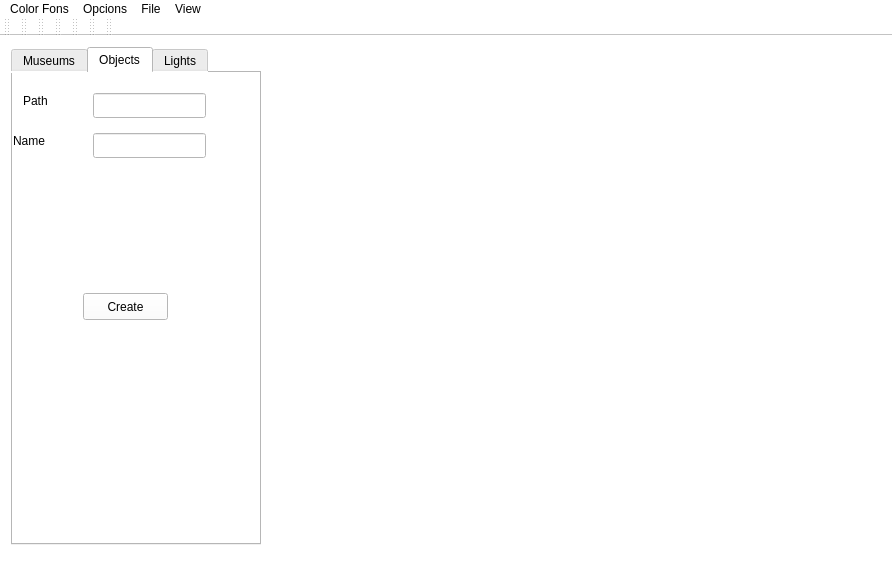
<?xml version="1.0" encoding="UTF-8"?>
<ui version="4.0">
 <class>UIGC2</class>
 <widget class="QMainWindow" name="UIGC2">
  <property name="geometry">
   <rect>
    <x>0</x>
    <y>0</y>
    <width>892</width>
    <height>578</height>
   </rect>
  </property>
  <property name="windowTitle">
   <string>UIGC2</string>
  </property>
  <property name="styleSheet">
   <string notr="true">background-color: rgb(255, 255, 255);
</string>
  </property>
  <widget class="QWidget" name="centralWidget">
   <layout class="QHBoxLayout" name="horizontalLayout">
    <item>
     <layout class="QHBoxLayout" name="horizontalLayout_2" stretch="0">
      <property name="spacing">
       <number>0</number>
      </property>
      <property name="sizeConstraint">
       <enum>QLayout::SetDefaultConstraint</enum>
      </property>
      <property name="margin">
       <number>0</number>
      </property>
      <item>
       <widget class="QTabWidget" name="tabWidget">
        <property name="sizePolicy">
         <sizepolicy hsizetype="Fixed" vsizetype="Expanding">
          <horstretch>0</horstretch>
          <verstretch>0</verstretch>
         </sizepolicy>
        </property>
        <property name="minimumSize">
         <size>
          <width>250</width>
          <height>0</height>
         </size>
        </property>
        <property name="maximumSize">
         <size>
          <width>250</width>
          <height>16777215</height>
         </size>
        </property>
        <property name="currentIndex">
         <number>1</number>
        </property>
        <widget class="QWidget" name="tab_3">
         <property name="accessibleName">
          <string/>
         </property>
         <attribute name="title">
          <string>Museums</string>
         </attribute>
        </widget>
        <widget class="QWidget" name="tab_4">
         <attribute name="title">
          <string>Objects</string>
         </attribute>
         <widget class="QLineEdit" name="pathEdit">
          <property name="geometry">
           <rect>
            <x>80</x>
            <y>20</y>
            <width>113</width>
            <height>25</height>
           </rect>
          </property>
         </widget>
         <widget class="QPushButton" name="createNewObjectButton">
          <property name="geometry">
           <rect>
            <x>70</x>
            <y>220</y>
            <width>85</width>
            <height>27</height>
           </rect>
          </property>
          <property name="text">
           <string>Create</string>
          </property>
         </widget>
         <widget class="QLabel" name="pathLabel">
          <property name="geometry">
           <rect>
            <x>10</x>
            <y>20</y>
            <width>58</width>
            <height>15</height>
           </rect>
          </property>
          <property name="text">
           <string>Path</string>
          </property>
         </widget>
         <widget class="QLineEdit" name="nameEdit">
          <property name="geometry">
           <rect>
            <x>80</x>
            <y>60</y>
            <width>113</width>
            <height>25</height>
           </rect>
          </property>
         </widget>
         <widget class="QLabel" name="nameLabel">
          <property name="geometry">
           <rect>
            <x>0</x>
            <y>60</y>
            <width>58</width>
            <height>15</height>
           </rect>
          </property>
          <property name="text">
           <string>Name</string>
          </property>
         </widget>
        </widget>
        <widget class="QWidget" name="tab">
         <attribute name="title">
          <string>Lights</string>
         </attribute>
         <widget class="QWidget" name="horizontalLayoutWidget">
          <property name="geometry">
           <rect>
            <x>0</x>
            <y>230</y>
            <width>251</width>
            <height>31</height>
           </rect>
          </property>
          <layout class="QHBoxLayout" name="horizontalLayout_3">
           <item>
            <widget class="QLabel" name="label_6">
             <property name="text">
              <string>Potency</string>
             </property>
            </widget>
           </item>
           <item>
            <widget class="QSlider" name="potenciaSlider">
             <property name="orientation">
              <enum>Qt::Horizontal</enum>
             </property>
            </widget>
           </item>
          </layout>
         </widget>
         <widget class="QWidget" name="layoutWidget">
          <property name="geometry">
           <rect>
            <x>0</x>
            <y>0</y>
            <width>241</width>
            <height>95</height>
           </rect>
          </property>
          <layout class="QGridLayout" name="gridLayout">
           <item row="1" column="0">
            <widget class="QComboBox" name="lightList">
             <item>
              <property name="text">
               <string>Number</string>
              </property>
             </item>
             <item>
              <property name="text">
               <string>0</string>
              </property>
             </item>
             <item>
              <property name="text">
               <string>1</string>
              </property>
             </item>
             <item>
              <property name="text">
               <string>2</string>
              </property>
             </item>
             <item>
              <property name="text">
               <string>3</string>
              </property>
             </item>
             <item>
              <property name="text">
               <string>4</string>
              </property>
             </item>
             <item>
              <property name="text">
               <string>5</string>
              </property>
             </item>
             <item>
              <property name="text">
               <string>6</string>
              </property>
             </item>
            </widget>
           </item>
           <item row="0" column="2">
            <widget class="QPushButton" name="addLight">
             <property name="text">
              <string>Add</string>
             </property>
            </widget>
           </item>
           <item row="2" column="2">
            <widget class="QPushButton" name="deleteLight">
             <property name="text">
              <string>Delete</string>
             </property>
            </widget>
           </item>
           <item row="0" column="0">
            <widget class="QLabel" name="label_3">
             <property name="text">
              <string>Light</string>
             </property>
            </widget>
           </item>
          </layout>
         </widget>
         <widget class="QWidget" name="layoutWidget1">
          <property name="geometry">
           <rect>
            <x>0</x>
            <y>140</y>
            <width>251</width>
            <height>95</height>
           </rect>
          </property>
          <layout class="QGridLayout" name="gridLayout_3">
           <item row="1" column="1">
            <widget class="QDoubleSpinBox" name="rLight"/>
           </item>
           <item row="1" column="2">
            <widget class="QDoubleSpinBox" name="gLight"/>
           </item>
           <item row="0" column="1">
            <widget class="QLabel" name="label_5">
             <property name="text">
              <string>Color (R, G, B, A)</string>
             </property>
            </widget>
           </item>
           <item row="0" column="2">
            <widget class="QPushButton" name="paintLight">
             <property name="text">
              <string>Paint</string>
             </property>
            </widget>
           </item>
           <item row="2" column="2">
            <widget class="QDoubleSpinBox" name="aLight"/>
           </item>
           <item row="2" column="1">
            <widget class="QDoubleSpinBox" name="bLight"/>
           </item>
          </layout>
         </widget>
         <widget class="QWidget" name="layoutWidget2">
          <property name="geometry">
           <rect>
            <x>0</x>
            <y>80</y>
            <width>250</width>
            <height>62</height>
           </rect>
          </property>
          <layout class="QGridLayout" name="gridLayout_2">
           <item row="2" column="1">
            <widget class="QDoubleSpinBox" name="xPos"/>
           </item>
           <item row="2" column="2">
            <widget class="QDoubleSpinBox" name="yPos"/>
           </item>
           <item row="2" column="3">
            <widget class="QDoubleSpinBox" name="zPos"/>
           </item>
           <item row="1" column="1">
            <widget class="QLabel" name="label_4">
             <property name="text">
              <string>Pos (X, Y, Z)  </string>
             </property>
            </widget>
           </item>
           <item row="1" column="2">
            <widget class="QPushButton" name="moveLight">
             <property name="text">
              <string>Move</string>
             </property>
            </widget>
           </item>
          </layout>
         </widget>
        </widget>
       </widget>
      </item>
     </layout>
    </item>
    <item>
     <widget class="GLWidget" name="contextGL" native="true">
      <property name="minimumSize">
       <size>
        <width>600</width>
        <height>0</height>
       </size>
      </property>
      <widget class="glwidgetmap" name="widget" native="true">
       <property name="geometry">
        <rect>
         <x>10</x>
         <y>10</y>
         <width>201</width>
         <height>131</height>
        </rect>
       </property>
      </widget>
     </widget>
    </item>
   </layout>
  </widget>
  <widget class="QToolBar" name="mainToolBar">
   <attribute name="toolBarArea">
    <enum>TopToolBarArea</enum>
   </attribute>
   <attribute name="toolBarBreak">
    <bool>false</bool>
   </attribute>
  </widget>
  <widget class="QMenuBar" name="menuBar">
   <property name="enabled">
    <bool>true</bool>
   </property>
   <property name="geometry">
    <rect>
     <x>0</x>
     <y>0</y>
     <width>892</width>
     <height>21</height>
    </rect>
   </property>
   <property name="minimumSize">
    <size>
     <width>10</width>
     <height>10</height>
    </size>
   </property>
   <widget class="QMenu" name="menuColor_Fons">
    <property name="styleSheet">
     <string>background-color: rgb(255, 255, 255);
</string>
    </property>
    <property name="title">
     <string>Color Fons</string>
    </property>
    <addaction name="actionBlau"/>
   </widget>
   <widget class="QMenu" name="menuOpcions">
    <property name="title">
     <string>Opcions</string>
    </property>
   </widget>
   <widget class="QMenu" name="menuFile">
    <property name="title">
     <string>File</string>
    </property>
    <addaction name="actionLoad"/>
   </widget>
   <widget class="QMenu" name="menuView">
    <property name="title">
     <string>View</string>
    </property>
    <addaction name="actionFullscreen"/>
    <addaction name="actionWindowed"/>
   </widget>
   <addaction name="menuColor_Fons"/>
   <addaction name="menuOpcions"/>
   <addaction name="menuFile"/>
   <addaction name="menuView"/>
  </widget>
  <widget class="QStatusBar" name="statusBar"/>
  <widget class="QToolBar" name="toolBar">
   <property name="windowTitle">
    <string>toolBar</string>
   </property>
   <attribute name="toolBarArea">
    <enum>TopToolBarArea</enum>
   </attribute>
   <attribute name="toolBarBreak">
    <bool>false</bool>
   </attribute>
  </widget>
  <widget class="QToolBar" name="toolBar_2">
   <property name="windowTitle">
    <string>toolBar_2</string>
   </property>
   <attribute name="toolBarArea">
    <enum>TopToolBarArea</enum>
   </attribute>
   <attribute name="toolBarBreak">
    <bool>false</bool>
   </attribute>
  </widget>
  <widget class="QToolBar" name="toolBar_3">
   <property name="windowTitle">
    <string>toolBar_3</string>
   </property>
   <attribute name="toolBarArea">
    <enum>TopToolBarArea</enum>
   </attribute>
   <attribute name="toolBarBreak">
    <bool>false</bool>
   </attribute>
  </widget>
  <widget class="QToolBar" name="toolBar_4">
   <property name="windowTitle">
    <string>toolBar_4</string>
   </property>
   <attribute name="toolBarArea">
    <enum>TopToolBarArea</enum>
   </attribute>
   <attribute name="toolBarBreak">
    <bool>false</bool>
   </attribute>
  </widget>
  <widget class="QToolBar" name="toolBar_5">
   <property name="windowTitle">
    <string>toolBar_5</string>
   </property>
   <attribute name="toolBarArea">
    <enum>TopToolBarArea</enum>
   </attribute>
   <attribute name="toolBarBreak">
    <bool>false</bool>
   </attribute>
  </widget>
  <widget class="QToolBar" name="toolBar_6">
   <property name="windowTitle">
    <string>toolBar_6</string>
   </property>
   <attribute name="toolBarArea">
    <enum>TopToolBarArea</enum>
   </attribute>
   <attribute name="toolBarBreak">
    <bool>false</bool>
   </attribute>
  </widget>
  <action name="actionBlau">
   <property name="text">
    <string>Blau</string>
   </property>
  </action>
  <action name="actionLoad">
   <property name="text">
    <string>Load</string>
   </property>
  </action>
  <action name="actionFullscreen">
   <property name="text">
    <string>Fullscreen</string>
   </property>
  </action>
  <action name="actionWindowed">
   <property name="text">
    <string>Windowed</string>
   </property>
  </action>
 </widget>
 <layoutdefault spacing="6" margin="11"/>
 <customwidgets>
  <customwidget>
   <class>GLWidget</class>
   <extends>QWidget</extends>
   <header>GLWidget.h</header>
   <container>1</container>
   <slots>
    <slot>SetBackgroundBlue()</slot>
    <slot>SetVistaProjeccio()</slot>
    <slot>SetVistaOrtogonal()</slot>
    <slot>LoadFiles()</slot>
   </slots>
  </customwidget>
  <customwidget>
   <class>glwidgetmap</class>
   <extends>QWidget</extends>
   <header>glwidgetmap.h</header>
   <container>1</container>
  </customwidget>
 </customwidgets>
 <resources/>
 <connections>
  <connection>
   <sender>actionBlau</sender>
   <signal>triggered()</signal>
   <receiver>contextGL</receiver>
   <slot>SetBackgroundBlue()</slot>
   <hints>
    <hint type="sourcelabel">
     <x>-1</x>
     <y>-1</y>
    </hint>
    <hint type="destinationlabel">
     <x>417</x>
     <y>204</y>
    </hint>
   </hints>
  </connection>
  <connection>
   <sender>actionLoad</sender>
   <signal>triggered()</signal>
   <receiver>contextGL</receiver>
   <slot>LoadFiles()</slot>
   <hints>
    <hint type="sourcelabel">
     <x>-1</x>
     <y>-1</y>
    </hint>
    <hint type="destinationlabel">
     <x>417</x>
     <y>205</y>
    </hint>
   </hints>
  </connection>
  <connection>
   <sender>actionFullscreen</sender>
   <signal>triggered()</signal>
   <receiver>UIGC2</receiver>
   <slot>showFullScreen()</slot>
   <hints>
    <hint type="sourcelabel">
     <x>-1</x>
     <y>-1</y>
    </hint>
    <hint type="destinationlabel">
     <x>150</x>
     <y>154</y>
    </hint>
   </hints>
  </connection>
  <connection>
   <sender>actionWindowed</sender>
   <signal>triggered()</signal>
   <receiver>UIGC2</receiver>
   <slot>showMaximized()</slot>
   <hints>
    <hint type="sourcelabel">
     <x>-1</x>
     <y>-1</y>
    </hint>
    <hint type="destinationlabel">
     <x>150</x>
     <y>154</y>
    </hint>
   </hints>
  </connection>
 </connections>
 <slots>
  <slot>SetBackgroundBlue()</slot>
 </slots>
</ui>
